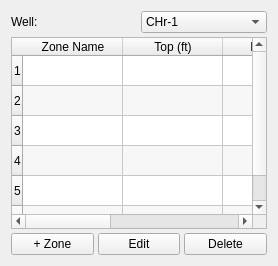
       <widget class="QWidget" name="tabZones">
        <attribute name="title">
         <string>Zones</string>
        </attribute>
        <layout class="QVBoxLayout" name="layoutZonesTab">
         <property name="spacing">
          <number>4</number>
         </property>
         <item>
          <layout class="QHBoxLayout" name="layoutZoneHeader">
           <item>
            <widget class="QLabel" name="lblZoneWellSel">
             <property name="text">
              <string>Well:</string>
             </property>
            </widget>
           </item>
           <item>
            <widget class="QComboBox" name="comboZoneWell">
             <item>
              <property name="text">
               <string>CHr-1</string>
              </property>
             </item>
             <item>
              <property name="text">
               <string>Tau-1</string>
              </property>
             </item>
             <item>
              <property name="text">
               <string>Experior</string>
              </property>
             </item>
             <item>
              <property name="text">
               <string>All Wells</string>
              </property>
             </item>
            </widget>
           </item>
          </layout>
         </item>
         <item>
          <widget class="QTableWidget" name="tableZones">
           <property name="contextMenuPolicy">
            <enum>Qt::CustomContextMenu</enum>
           </property>
           <property name="alternatingRowColors">
            <bool>true</bool>
           </property>
           <property name="selectionBehavior">
            <enum>QAbstractItemView::SelectRows</enum>
           </property>
           <property name="rowCount">
            <number>6</number>
           </property>
           <property name="columnCount">
            <number>5</number>
           </property>
           <row/>
           <row/>
           <row/>
           <row/>
           <row/>
           <row/>
           <column>
            <property name="text">
             <string>Zone Name</string>
            </property>
           </column>
           <column>
            <property name="text">
             <string>Top (ft)</string>
            </property>
           </column>
           <column>
            <property name="text">
             <string>Base (ft)</string>
            </property>
           </column>
           <column>
            <property name="text">
             <string>Thickness</string>
            </property>
           </column>
           <column>
            <property name="text">
             <string>Color</string>
            </property>
           </column>
          </widget>
         </item>
         <item>
          <layout class="QHBoxLayout" name="layoutZoneBtns">
           <item>
            <widget class="QPushButton" name="btnAddZone">
             <property name="text">
              <string>+ Zone</string>
             </property>
            </widget>
           </item>
           <item>
            <widget class="QPushButton" name="btnEditZone">
             <property name="text">
              <string>Edit</string>
             </property>
            </widget>
           </item>
           <item>
            <widget class="QPushButton" name="btnDeleteZone">
             <property name="text">
              <string>Delete</string>
             </property>
            </widget>
           </item>
          </layout>
         </item>
        </layout>
       </widget>
